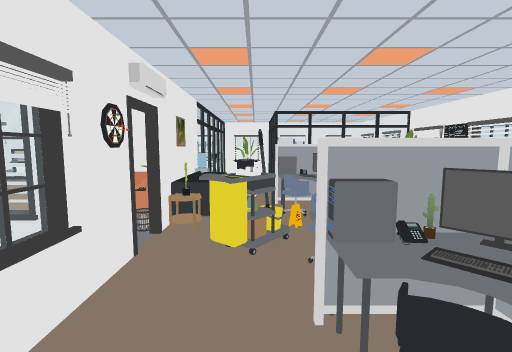
view 1 (above)

14 first-person views from a walk through a scene from a Unity 3-D project. The camera is 1.5 m above the floor, tilts 6° down and sees 85° across. The floor is counted in squares, 1 m on a side. Each view is taken from the middle of a square. On the plan, view 1 faces up. The plan holds only what a view shows up to about 14 squares ahead; the rest is blank. The place goes on beyond the plan. The player is left out. Door leaves are left out, so doorways stand open.

view 2
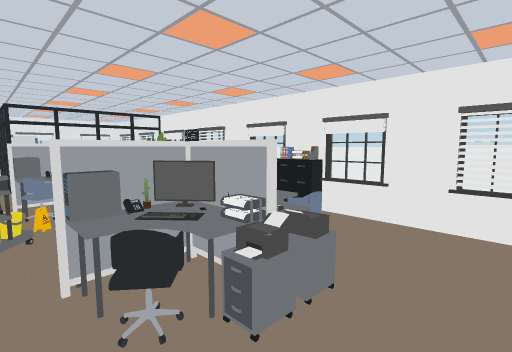

view 3
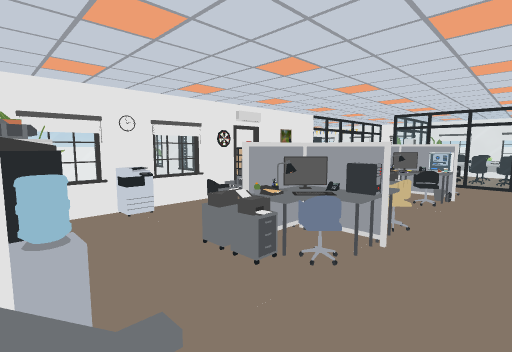

view 4
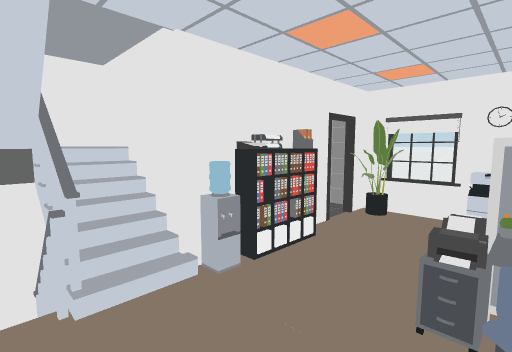

view 5
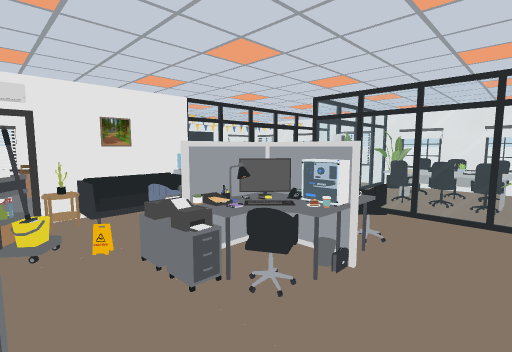

view 6
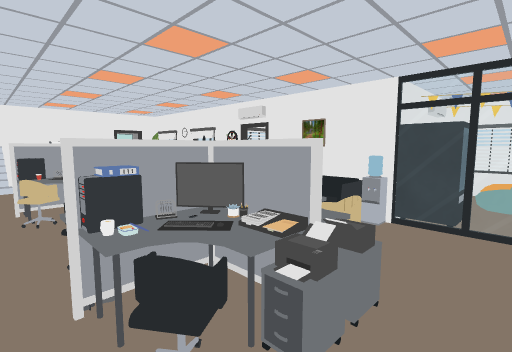

view 7
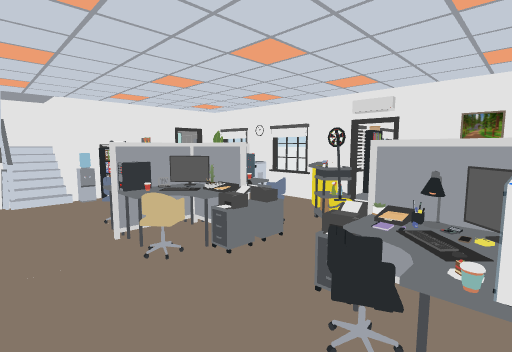

view 8
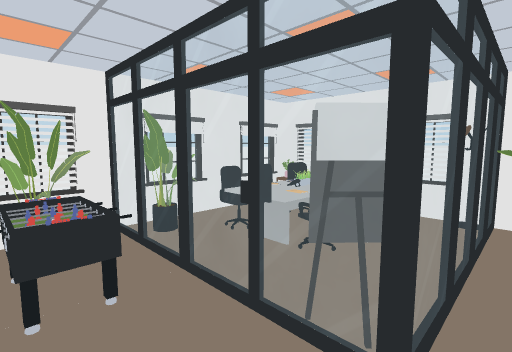

view 9
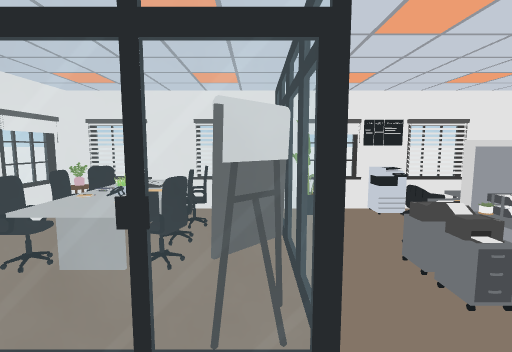

view 10
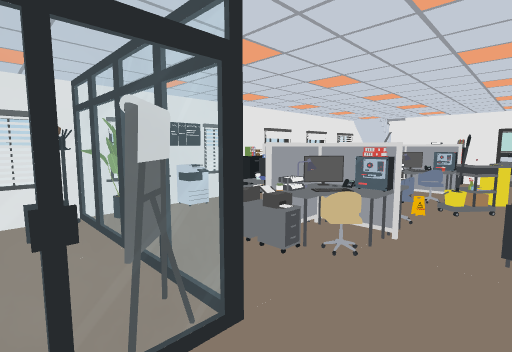

view 11
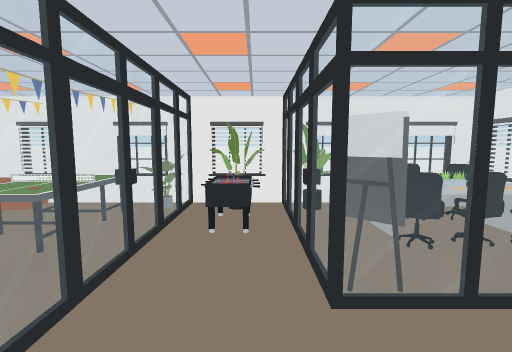

view 12
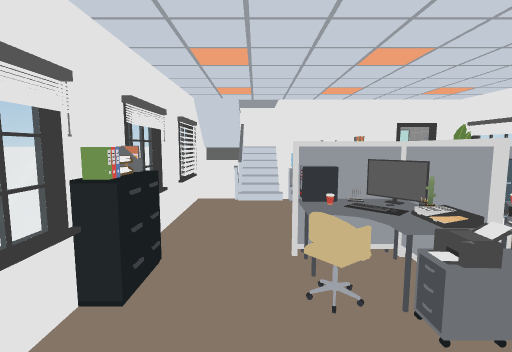

view 13
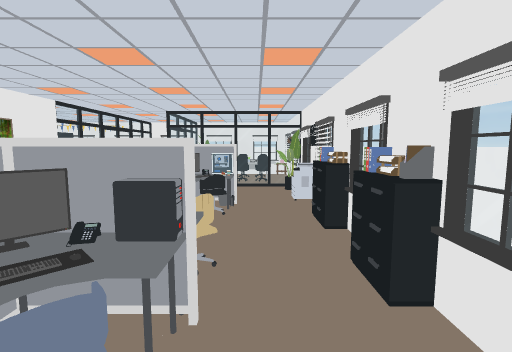

view 14
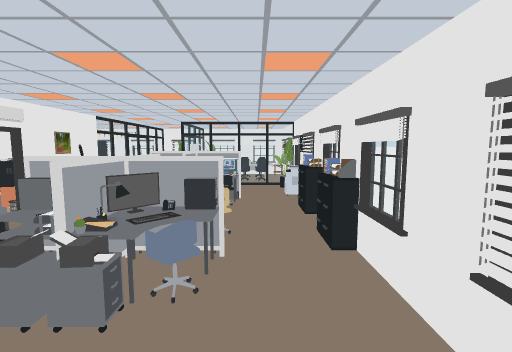

### Floor plan
Key: @ floor where view 1 was taken; # wall or solid block; x gap in a wall; . floor; / step, stairs or slope; D open door; = window, fence, low wall or low ledge; v drop or lower ground; O other object.
Columns run from 4 left of view 1 to 6 right of it. Each row starts with its distance up from view 1.
 15 #=####O####
 14  O=OO=OOOO#
 13 OO=OO=OOOO#
 12 OO=..=OOOO#
 11  .=..O===O#
 10 O. ...O..O#
  9  OO..OOO..O
  8   #O.OOOOOO
  7    OOO OO.#
  6  OOO.OOO.O#
  5 vvOO..OO.OO
  4 vvDOOOOO..O
  3  #O.OOOOOOO
  2   O.OOOOO.=
  1   #O.OOO..#
  0   OO@.O..D#
 -1   =O...DDD#
 -2   #DDOOO//#
 -3   ##   #=/#
 -4   ###  ## #
 -5        x

Positions as (right, up) in squares from view 1, and headings:
1: (0, 0), facing up
2: (0, -1), facing up-right
3: (5, -2), facing up-left
4: (5, 1), facing down-left
5: (5, 4), facing up-left
6: (4, 10), facing down-left
7: (5, 7), facing down-left
8: (-1, 10), facing up-right
9: (-1, 11), facing right
10: (-1, 12), facing down-right
11: (0, 8), facing up
12: (4, 6), facing down
13: (4, 0), facing up
14: (4, -2), facing up
